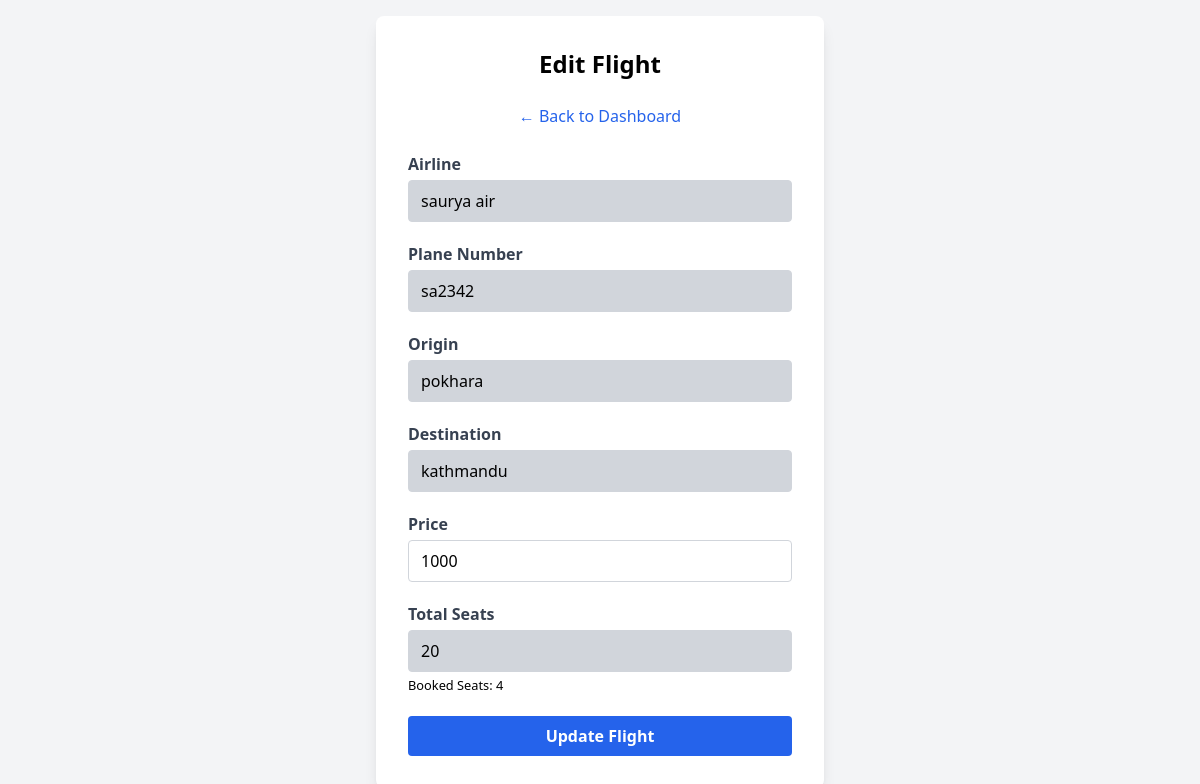
Screenshot of /admin/edit_flight.php?id=25 (signed in) with the database file from the repository.
### tables this page shows
CREATE TABLE `flights` (
  `flight_id` int(11) NOT NULL,
  `airline_id` int(11) NOT NULL,
  `plane_id` int(11) NOT NULL,
  `origin` varchar(100) NOT NULL,
  `destination` varchar(100) NOT NULL,
  `departure_time` datetime NOT NULL,
  `arrival_time` datetime NOT NULL,
  `total_seats` int(11) NOT NULL,
  `price` int(11) NOT NULL,
  `booked_seats` int(11) NOT NULL DEFAULT 0
);

CREATE TABLE `airlines` (
  `airline_id` int(11) NOT NULL,
  `airline_name` varchar(100) NOT NULL,
  `added_by` int(11) NOT NULL
);

CREATE TABLE `planes` (
  `plane_id` int(11) NOT NULL,
  `airline_id` int(11) NOT NULL,
  `plane_number` varchar(20) NOT NULL,
  `capacity` int(11) NOT NULL,
  `added_by` int(11) NOT NULL
);

### admin/edit_flight.php (the view, shortened to what this page needs)
<?php
require '../db.php';
$id = $_GET['id'] ?? null;
$stmt = $conn->prepare("
    SELECT f.*, a.airline_name, p.plane_number
    FROM flights f
    JOIN airlines a ON f.airline_id = a.airline_id
    JOIN planes p ON f.plane_id = p.plane_id
    WHERE f.flight_id = ?
");
$stmt->bind_param("i", $id);
$stmt->execute();
$flight = $stmt->get_result()->fetch_assoc();
?>
<!DOCTYPE html>
<html lang="en">
<head>
<script src="https://cdn.tailwindcss.com"></script>
</head>
<body class="bg-gray-100 min-h-screen flex items-center justify-center p-4">
<div class="bg-white p-8 rounded-lg shadow-lg max-w-md w-full">
    <h2 class="text-2xl font-bold mb-6 text-center">Edit Flight</h2>
    <p class="mb-6 text-center"><a href="dashboard.php" class="text-blue-600 hover:underline">← Back to Dashboard</a></p>
    <form id="updateFlightForm" method="post" class="space-y-5" autocomplete="off">
        <div>
            <label class="block mb-1 font-semibold text-gray-700">Airline</label>
            <input type="text" value="<?= htmlspecialchars($flight['airline_name']) ?>" readonly
                class="w-full border border-gray-300 rounded px-3 py-2 bg-gray-300"/>
        </div>
        <div>
            <label class="block mb-1 font-semibold text-gray-700">Plane Number</label>
            <input type="text" value="<?= htmlspecialchars($flight['plane_number']) ?>" readonly
                class="w-full border border-gray-300 rounded px-3 py-2 bg-gray-300"/>
        </div>
        <div>
            <label class="block mb-1 font-semibold text-gray-700">Origin</label>
            <input type="text" value="<?= htmlspecialchars($flight['origin']) ?>" readonly
                class="w-full border border-gray-300 rounded px-3 py-2 bg-gray-300"/>
        </div>
        <div>
            <label class="block mb-1 font-semibold text-gray-700">Destination</label>
            <input type="text" value="<?= htmlspecialchars($flight['destination']) ?>" readonly
                class="w-full border border-gray-300 rounded px-3 py-2 bg-gray-300"/>
        </div>
        <div>
            <label for="price" class="block mb-1 font-semibold text-gray-700">Price</label>
            <input type="number" name="price" id="price" min="1" step="1"
                value="<?= (int)$flight['price'] ?>" required
                class="w-full border border-gray-300 rounded px-3 py-2 focus:outline-none focus:ring-2 focus:ring-blue-500"/>
        </div>
        <div>
            <label class="block mb-1 font-semibold text-gray-700">Total Seats</label>
            <input type="number" value="<?= (int)$flight['total_seats'] ?>" readonly
                class="w-full border border-gray-300 rounded px-3 py-2 bg-gray-300"/>
            <small>Booked Seats: <?= (int)$flight['booked_seats'] ?></small>
        </div>
        <button type="submit" class="w-full bg-blue-600 hover:bg-blue-700 text-white py-2 rounded font-semibold transition">
            Update Flight
        </button>
    </form>
</div>
</body>
</html>

### rows the page displays
flights: airline.airline_name "saurya air", plane.plane_number "sa2342", origin "pokhara", destination "kathmandu", price "1000", total_seats "20", booked_seats "4"
